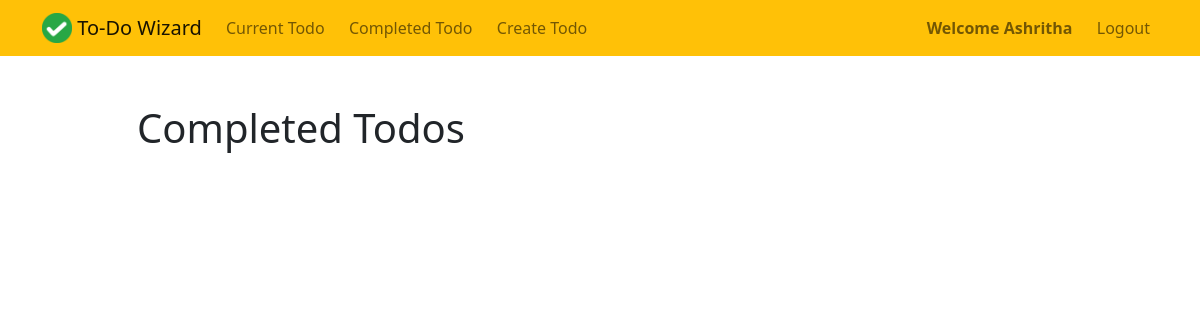
Page /todo/completed (signed in) on the earlier database version.
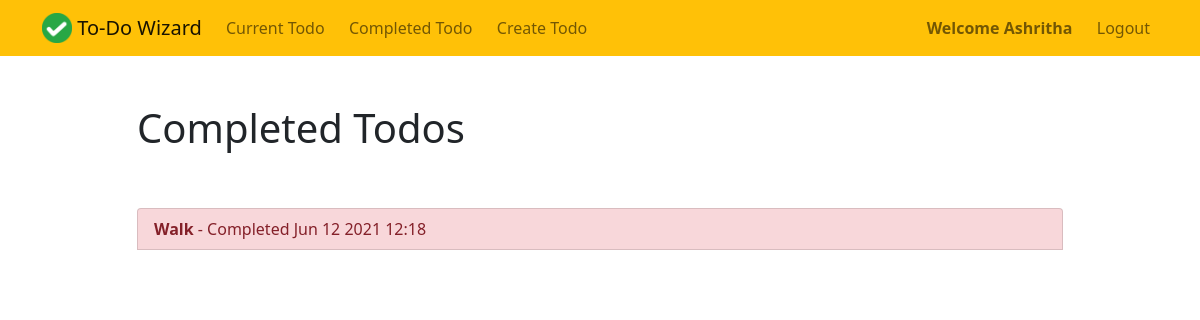
Same page on the later database version.
### todo/models.py (models this page shows, shortened)
class Todo(models.Model):
    title = models.CharField(max_length = 100)
    memo = models.TextField(blank=True)
    created = models.DateTimeField(auto_now_add=True)
    datecompleted = models.DateTimeField(null=True,blank=True)
    important = models.BooleanField(default=False)
    user = models.ForeignKey(User,on_delete = models.CASCADE)

### todo/views.py (the view)
# urls.py: path('completed',views.completedtodos,name='completedtodos'),
@login_required
def completedtodos(request):
    todos = Todo.objects.filter(user = request.user , datecompleted__isnull = False).order_by('-datecompleted')
    return render(request,'todo/completedtodos.html',{'todos':todos})

### todo/templates/todo/completedtodos.html (shortened to what this page needs)
<!DOCTYPE html>
<html lang="en" dir="ltr">
<head>
</head>
<body>
  {% extends 'base.html' %}
  {% block content %}
  <div class="row justify-content-center mt-5">
    <div class="col-md-10">
      <h1>Completed Todos</h1>
    </div>
  </div>
  <div class="row justify-content-center mt-5">
    <div class="col-md-10">
      <div class="list-group">
        {% for todo in todos %}
        <a href="{% url 'removecompletedtodo' todo.id %}"
        class="list-group-item list-group-item-action{% if todo.important %} list-group-item-danger{% endif %}">
        <b>{{ todo.title }}</b> - Completed {{ todo.datecompleted|date:'M j Y H:i' }}</a>
        <br>
        {% endfor %}
      </div>
    </div>
  </div>
  {% endblock %}

Differences in the rows shown:
now on this page (row edited): Todo: title "Walk", datecompleted "Jun 12 2021 12:18"
